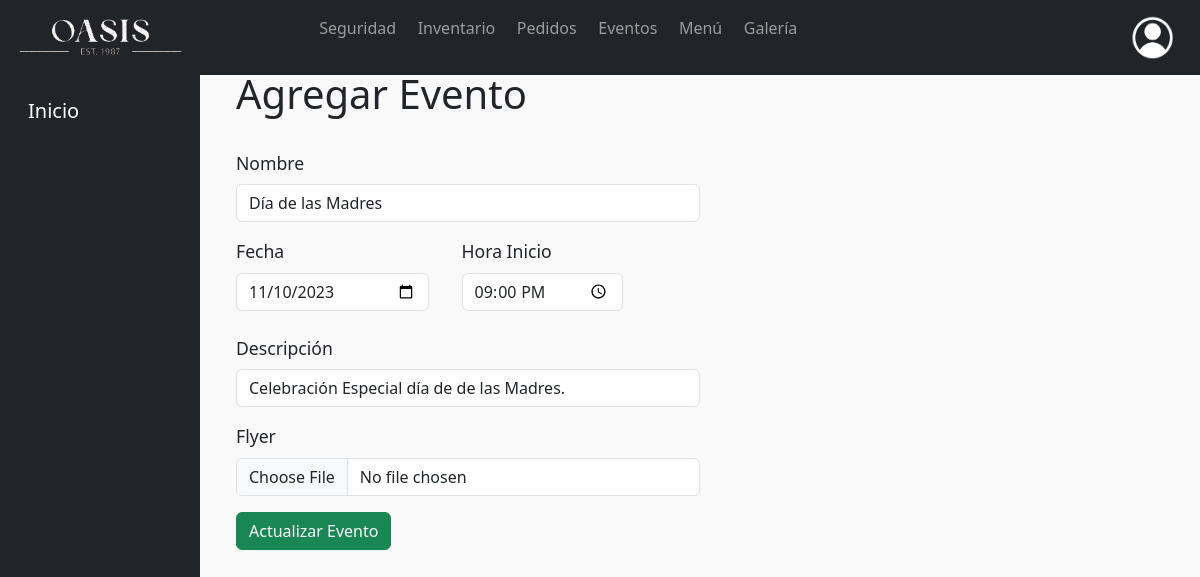
The page /Oasis/Actualizar_Evento_Form/1 on the database its author committed.
### Oasis/models.py (models this page shows, shortened)
class Evento(models.Model):
    nombre = models.CharField(max_length=150)
    fecha = models.DateField()
    hora_incio = models.TimeField()
    descripcion = models.TextField()
    foto = models.ImageField(upload_to="fotos/", default= 'No_Image')

### Oasis/views.py (the view)
# urls.py: path('Actualizar_Evento_Form/<int:id>', views.eveFormActualizar, name='eveFormActualizar'),
def eveFormActualizar(request, id):
    q = Evento.objects.get(pk = id)
    contexto = {'data': q}
    return render(request, 'Oasis/eventos/eveFormActualizar.html', contexto)

### Oasis/templates/Oasis/eventos/eveFormActualizar.html (shortened to what this page needs)
{% extends 'Oasis/barNav.html' %}
{% load static %}
{% block Opciones %}
  <li id='primeraOpcion' class="nav-item">
    <a class="nav-link text-white" href="{% url 'Eventos' %}">
      Inicio
    </a>
  </li>
{% endblock %}
{% block contenedor %}
        <div class="container">
            <form action="{% url 'actualizarEvento' %}" method="post">
                <h1>Agregar Evento</h1>
                <br>
                <div class="mb-3 col-6">
                    <label for="exampleFormControlInput1" class="form-label">Nombre</label>
                    <input type="text" class="form-control" id="exampleFormControlInput1" name="nombre" value="{{data.nombre}}">
                </div>
                <div class="mb-2 col-5 d-flex flex-row justify-content-between align-items-center">
                    <div class="mb-3 col-6">
                        <label for="exampleFormControlInput1" class="form-label">Fecha</label>
                        <input type="date" class="form-control" id="exampleFormControlInput1" name="fecha" value="{{ data.fecha|date:'Y-m-d' }}" required>
                    </div>
                    <div class="mb-3 col-5">
                        <label for="exampleFormControlInput1" class="form-label">Hora Inicio</label>
                        <input type="time" class="form-control" id="exampleFormControlInput1" name="hora_incio" value="{{data.hora_incio}}">
                    </div>
                </div>
                <div class="mb-3 col-6">
                    <label for="exampleFormControlInput1" class="form-label">Descripción</label>
                    <input type="text" class="form-control" id="exampleFormControlInput1" name="descripcion" value="{{data.descripcion}}">
                </div>
                <div class="mb-3 col-6">
                    <label for="exampleFormControlInput1" class="form-label">Flyer</label>
                    <input type="file" accept="image/jpeg, image/png" class="form-control" id="exampleFormControlInput1" name="foto" value="{{data.foto}}">
                </div>
                <button class="btn btn-success">Actualizar Evento</button>
            </form>
        </div>
{% endblock %}

### Oasis/static/Oasis/css/barrasGestiones.css (style rules this page uses)
#primeraOpcion { display: flex; align-items: center; height: 60px; margin-top: 6%; color: white; font-size: 20px; }
main h1 { margin-left: 20px; }

### Oasis/templates/Oasis/eventos/eveFormActualizar.html (style rules this page uses)
form h1 { margin-left: 0%; }
form label { font-size: 2.2vh; }

### rows shown on the page
Evento: nombre "Día de las Madres", fecha "11/10/2023", hora_incio "21:00", descripcion "Celebración Especial día de de las Madres."
